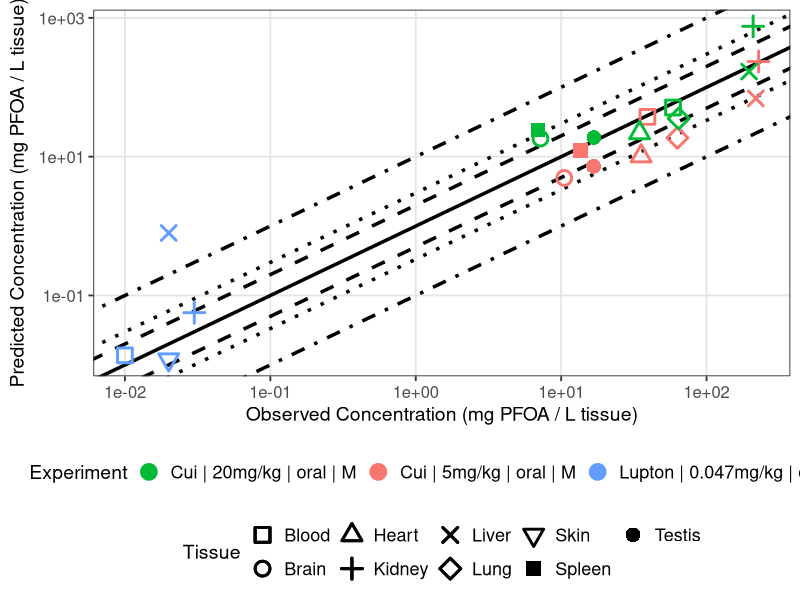

The R source for this figure:
library(ggplot2)
library(dplyr)

# Set working directory
setwd("/Users/user/Documents/GitHub/PFAS_PBK_models/PFOA inhalation Rat/Scenarios/Final_results_plots/Validation")

# Load Results 
Cui_results <- read.csv("Cui_2008_results.csv", header = TRUE)
lupton_results <- read.csv("Lupton_2020_tissue_results.csv", header = TRUE)

# Filter by dose and add experiment label
Cui_low <- Cui_results %>% 
  filter(Dose == 5, !is.na(Observed), !is.na(Predicted), Observed > 0, Predicted > 0) %>%
  mutate(Experiment = "Cui | 5mg/kg | oral | M")

Cui_high <- Cui_results %>% 
  filter(Dose == 20, !is.na(Observed), !is.na(Predicted), Observed > 0, Predicted > 0) %>%
  mutate(Experiment = "Cui | 20mg/kg | oral | M")

lupton <- lupton_results %>% 
  filter( !is.na(Predicted), Observed > 0, Predicted > 0) %>%
  mutate(Experiment = "Lupton | 0.047mg/kg | oral | F")

# Tissue marker names (optional if used elsewhere)
Tissue_markers <- c(0:10, 15, 16)
names(Tissue_markers) <- c("Lung", "Spleen", "Liver", "Kidney", "Plasma", "Heart",
                           "Brain", "Testis", "Stomach", "Intestines", "Carcass", "Skin")

# Define color palette for experiments
Experiment <- scales::hue_pal()(3)
names(Experiment) <- unique(c(Cui_low$Experiment, Cui_high$Experiment, lupton$Experiment ))

# Manually assign shapes for up to 8 tissues
shape_values <- c(0:6, 15, 16)

# Build scatter plot
scatter_plot <- ggplot() +
  # Error range lines
  geom_abline(intercept = log10(1), slope = 1, linetype = "solid", color = "black", linewidth = 1.2) +
  geom_abline(intercept = log10(2), slope = 1, linetype = "dashed", color = "black", linewidth = 1.2) +
  geom_abline(intercept = log10(1/2), slope = 1, linetype = "dashed", color = "black", linewidth = 1.2) +
  geom_abline(intercept = log10(3), slope = 1, linetype = "dotted", color = "black", linewidth = 1.2) +
  geom_abline(intercept = log10(1/3), slope = 1, linetype = "dotted", color = "black", linewidth = 1.2) +
  geom_abline(intercept = log10(10), slope = 1, linetype = "dotdash", color = "black", linewidth = 1.2) +
  geom_abline(intercept = log10(1/10), slope = 1, linetype = "dotdash", color = "black", linewidth = 1.2) +
  
  # Data points
  geom_point(data = Cui_low, aes(x = Observed, y = Predicted, color = Experiment, shape = Tissue), size = 4, stroke = 1.5) +
  geom_point(data = Cui_high, aes(x = Observed, y = Predicted, color = Experiment, shape = Tissue), size = 4, stroke = 1.5) +
  geom_point(data = lupton, aes(x = Observed, y = Predicted, color = Experiment, shape = Tissue), size = 4, stroke = 1.5) +
  
  # Log-scale axes
  scale_x_log10() +
  scale_y_log10() +
  
  # Manual color and shape scales
  scale_color_manual(values = Experiment) +
  scale_shape_manual(values = shape_values) +
  
  # Axis labels
  labs(
    x = expression("Observed Concentration (mg PFOA / L tissue)"),
    y = expression("Predicted Concentration (mg PFOA / L tissue)"),
    color = "Experiment",
    shape = "Tissue"
  ) +
  
  # Unified theme
  theme_bw(base_size = 14) +
  theme(
    plot.title = element_text(hjust = 0.5, size = 16, face = "bold"),
    axis.title = element_text(size = 14),
    axis.text = element_text(size = 12),
    legend.position = "bottom",
    legend.box = "vertical",
    legend.title = element_text(size = 14),
    legend.text = element_text(size = 13),
    panel.grid.major = element_line(color = "grey90"),
    panel.grid.minor = element_blank(),
    legend.spacing.y = unit(0.5, "cm")
  )

# Save figure
ggsave("validation_plot_PFOA_tissues.png", scatter_plot, width = 11, height = 7, units = "in", dpi = 300)
